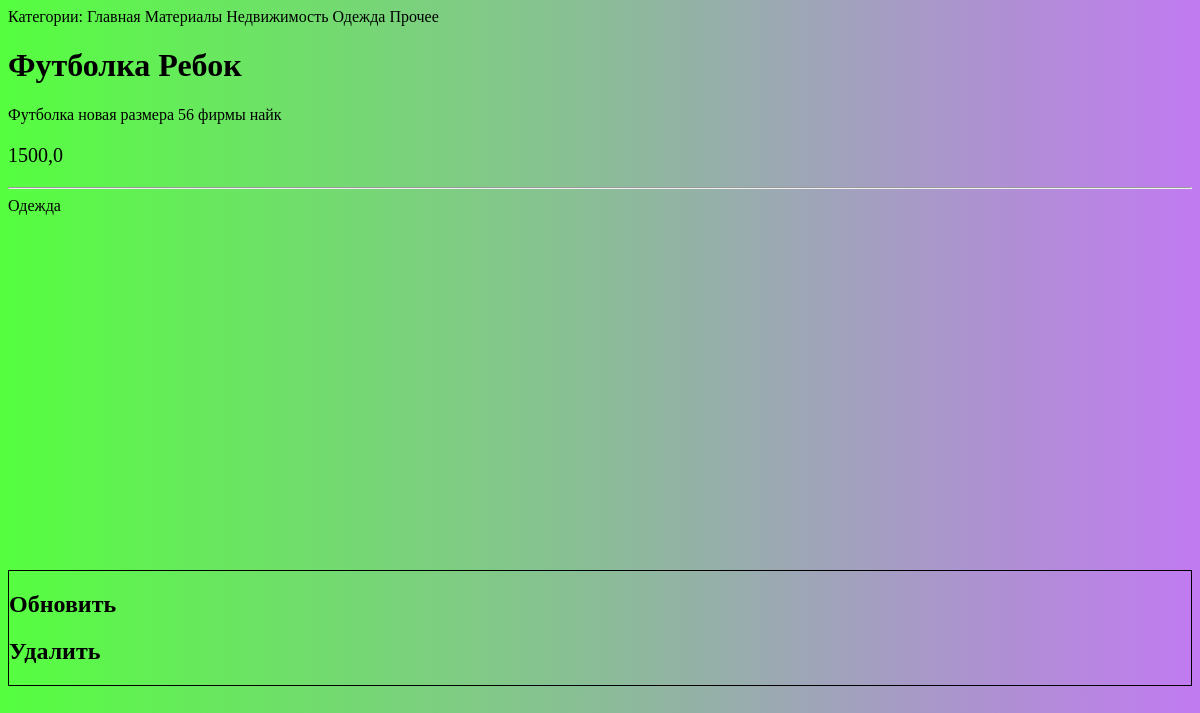
Screenshot of /bboard/item/7/ with the database file from the repository.
### myapp/models.py (models this page shows, shortened)
class Rublic(models.Model):
    name = models.CharField(max_length=100, verbose_name='Название', db_index=True)
    class Meta:
        verbose_name_plural = 'Рубирики'
        verbose_name = 'Рубрика'
        ordering = ['name']

class Bb(models.Model):
    title = models.CharField(max_length=100, verbose_name='Название')
    content = models.TextField(verbose_name='Описание')
    price = models.FloatField(verbose_name='Стоимость',
                              validators=[validators.MinValueValidator(0, 'Цена не может быть меньше 0!')])
    published = models.DateTimeField(verbose_name='Дата публикации', auto_now_add=True, db_index=True)
    rublic = models.ForeignKey('Rublic', on_delete=models.PROTECT, null=True, verbose_name='Рубрика')
    class Meta:
        verbose_name_plural = 'Объявления'
        verbose_name = 'Объявление'
        ordering = ['-published', 'title']

### myapp/views.py (the view)
# urls.py: path('item/<int:board_id>/', views.index_page, name='index_page'),
def index_page(request, board_id):
    res = get_object_or_404(Bb, pk=board_id)
    return render(request, 'myapp/index_page.html', {'item':res, 'rublics': Rublic.objects.all()})

### myapp/templates/myapp/index_page.html (shortened to what this page needs)
<!DOCTYPE html>
<html>
<head>
</head>
<body>
    <span>Категории: </span>
    <a href="{% url 'myapp:main' %}">Главная</a>
    {% for i in rublics %}
    <a href="{% url 'myapp:rublic_page' i.pk %}">{{i.name}}</a>
    {% endfor %}
    <h1>{{item.title}}</h1>
    <p>{{item.content}}</p>
    <p class="price">{{item.price}}</p>
    <hr>
    <a href="{% url 'myapp:rublic_page' item.rublic.pk %}">{{item.rublic.name}}</a>
    <div style="border:solid 1px black; margin-top:30%; margin-right=75%">
        <h2><a href="{% url 'myapp:update' item.pk %}">Обновить</a><h2>
        <h2><a href="{% url 'myapp:delete' item.pk %}">Удалить</a><h2>
    </div>
</body>
</html>

### myapp/templates/myapp/index_page.html (style rules this page uses)
body { background: linear-gradient(to right, rgb(85, 255, 63), rgb(193, 122, 241)); font-family: Georgia, 'Times New Roman', Times, serif; background-size:100% 100%; }
a { text-decoration: none; color: black; transition: color 0.5s ease-in-out; }
p.price { transition: all 0.3s; font-size: 125% }

### rows the page displays
Rublic: name "Материалы"
Rublic: name "Недвижимость"
Rublic: name "Одежда"
Rublic: name "Прочее"
Bb: title "Футболка Ребок", content "Футболка новая размера 56 фирмы найк", price "1500,0", rublic.name "Одежда"
